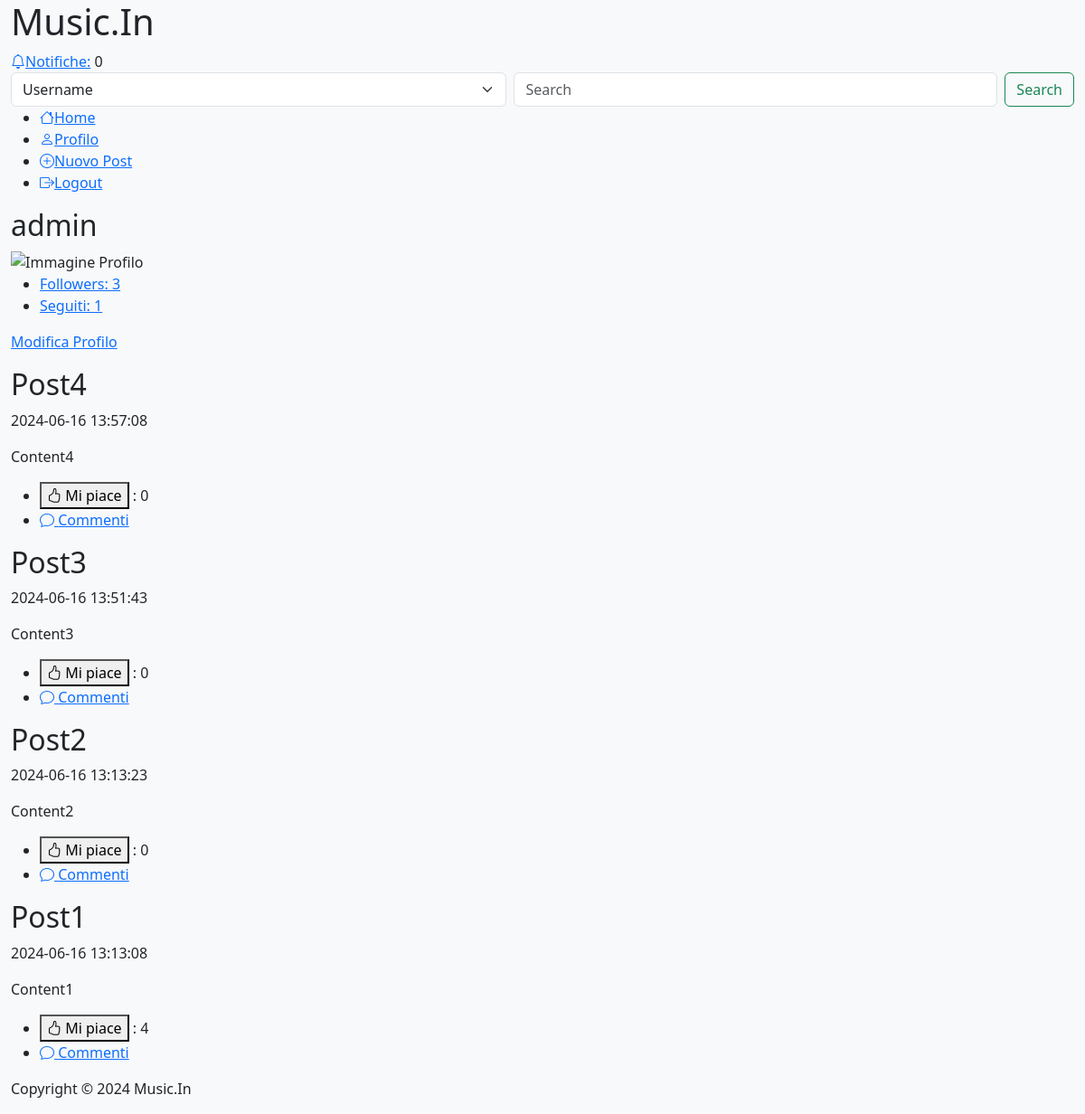
The app's page /profile.php (signed in) with its own data.
### tables this page shows
create table users (
     `id` int not null AUTO_INCREMENT,
     `username` varchar(255) not null,
     `password` varchar(255) not null,
     `email` varchar(255) not null,
     `name` varchar(255),
     `surname` varchar(255),
     `image` varchar(255),
     `genre_id` int,
     constraint `IDUser` primary key (`id`),
     unique key `username` (`username`),
     unique key `email` (`email`));

create table posts (
     `id` int not null AUTO_INCREMENT,
     `title` varchar(255) not null,
     `content` varchar(255) not null,
     `image` varchar(255),
     `song` varchar(255),
     `created_at` timestamp not null DEFAULT current_timestamp(),
     `user_id` int not null,
     constraint `IDPost` primary key (`id`));

### profile.php (called while the page is built, shortened)
<?php
require_once __DIR__ . '/bootstrap.php';
if(empty($_GET['id'])) {
    $user_id = $_SESSION['user_id'];
    $isMyProfile = true;
} else {
    $user_id = $_GET['id'];
}
$user = $dbh->getUserInfo($user_id);
$posts = $dbh->getUserPosts($user_id);
require __DIR__ . '/template/base.php';
?>

### db/connessione-db.php (called while the page is built)
<?php
require_once(__DIR__ . "/dbhelper.php");
$servername = "localhost";
$username = "root";
$password = "";
$dbname = "music_in";
$port = 3306;
$dbh = new DatabaseHelper($servername, $username, $password, $dbname, $port);
?>

### db/dbhelper.php (called while the page is built, shortened)
<?php
class DatabaseHelper {
    private $conn;
    public function __construct($servername, $username, $password, $dbname, $port) {
        try {
            $this->conn = new PDO("mysql:host=$servername;dbname=$dbname;port=$port", $username, $password);
            $this->conn->setAttribute(PDO::ATTR_ERRMODE, PDO::ERRMODE_EXCEPTION);
            $this->conn->exec("SET NAMES utf8mb4");
        } catch(PDOException $e) {
            echo "Connessione al database fallita: " . $e->getMessage();
            die();
        }
    }
    public function getUserInfo($user_id) {
        $query_user = "SELECT username, email, name, surname, image as profile_image, genre_id FROM users WHERE id = :user_id";
        $stmt_user = $this->conn->prepare($query_user);
        $stmt_user->bindParam(':user_id', $user_id);
        $stmt_user->execute();
        $user = $stmt_user->fetch(PDO::FETCH_ASSOC);
        return $user;
    }
    public function getUserPosts($user_id) {
        $query = "SELECT posts.id as id, user_id, title, content, image, song, created_at FROM posts WHERE user_id = :user_id ORDER BY created_at DESC";
        $stmt = $this->conn->prepare($query);
        $stmt->bindParam(':user_id', $user_id);
        $stmt->execute();
        $posts = $stmt->fetchAll(PDO::FETCH_ASSOC);
        return $posts;
    }
    public function getNumFollowers($user_id) {
        $query = "SELECT COUNT(*) as num_followers FROM follows WHERE followed_id = :followed_id";
        $stmt = $this->conn->prepare($query);
        $stmt->bindParam(":followed_id", $user_id);
        $stmt->execute();
        $result = $stmt->fetch(PDO::FETCH_ASSOC);
        return $result["num_followers"];
    }
    public function getNumFollowing($user_id) {
        $query = "SELECT COUNT(*) as num_following FROM follows WHERE follower_id = :follower_id";
        $stmt = $this->conn->prepare($query);
        $stmt->bindParam(":follower_id", $user_id);
        $stmt->execute();
        $result = $stmt->fetch(PDO::FETCH_ASSOC);
        return $result["num_following"];
    }
    public function getNumPostLikes($post_id) {
        $query = "SELECT COUNT(*) as num_likes FROM likes WHERE post_id = :post_id";
        $stmt = $this->conn->prepare($query);
        $stmt->bindParam(":post_id", $post_id);
        $stmt->execute();
        $result = $stmt->fetch(PDO::FETCH_ASSOC);
        return $result["num_likes"];
    }
}
?>

### template/post.php (the view, shortened to what this page needs)
<article class="post" id="post-<?php echo $post['id']; ?>">
    <header>
        <h2><?php echo htmlspecialchars($post['title']); ?></h2>
<?php if (!empty($post['username'])): ?>
    <p>Pubblicato da: <?php echo htmlspecialchars($post['username']); ?> alle: <?php echo htmlspecialchars($post['created_at']); ?></p>
<?php else: ?>
        <p><?php echo htmlspecialchars($post['created_at']); ?></p>
<?php endif; ?>
    </header>
    <section>
        <p><?php echo htmlspecialchars($post['content']); ?></p>
    </section>
        <footer>
        <ul>
            <li>
                <button class="like-button" data-post-id="<?php echo htmlspecialchars($post['id']); ?>">
                    <i class="bi bi-hand-thumbs-up"></i> Mi piace
                </button>
                : <span class="like-count"><?php echo htmlspecialchars($dbh->getNumPostLikes($post['id'])); ?></span>
            </li>
            <li><a href="comments.php?post_id=<?php echo htmlspecialchars($post['id']); ?>"><i class="bi bi-chat"></i> Commenti</a></li>
        </ul>
    </footer>
</article>

### template/profile.php (shortened to what this page needs)
<?php if (empty($user)): ?>
    <h2>Utente non trovato.</h2>
<?php else: ?>
<section>
    <article>
        <header>
            <h2><?php echo htmlspecialchars($user['username']); ?></h2>
            <img src="<?php echo htmlspecialchars($user['profile_image']); ?>" alt="Immagine Profilo">
            <ul>
                <li><a href="#">Followers: <?php echo htmlspecialchars($dbh->getNumFollowers($user_id)); ?></a></li>
                <li><a href="#">Seguiti: <?php echo htmlspecialchars($dbh->getNumFollowing($user_id)); ?></a></li>
            </ul>
<?php if ($isMyProfile): ?>
            <a href="edit-profile.php">Modifica Profilo</a>
<?php endif; ?>
        </header>
    </article>
</section>
<section class="post-grid">
    <?php foreach ($posts as $post): ?>
        <?php require __DIR__ . "/post.php" ?>
    <?php endforeach; ?>
</section>
<?php endif; ?>

### records on screen
users: username "admin"
posts: title "Post4", created_at "2024-06-16 13:57:08", content "Content4", NumPostLikes "0"
posts: title "Post3", created_at "2024-06-16 13:51:43", content "Content3", NumPostLikes "0"
posts: title "Post2", created_at "2024-06-16 13:13:23", content "Content2", NumPostLikes "0"
posts: title "Post1", created_at "2024-06-16 13:13:08", content "Content1", NumPostLikes "4"

### other values on screen
$dbh->getNumFollowers($user_id) "3"
$dbh->getNumFollowing($user_id) "1"
